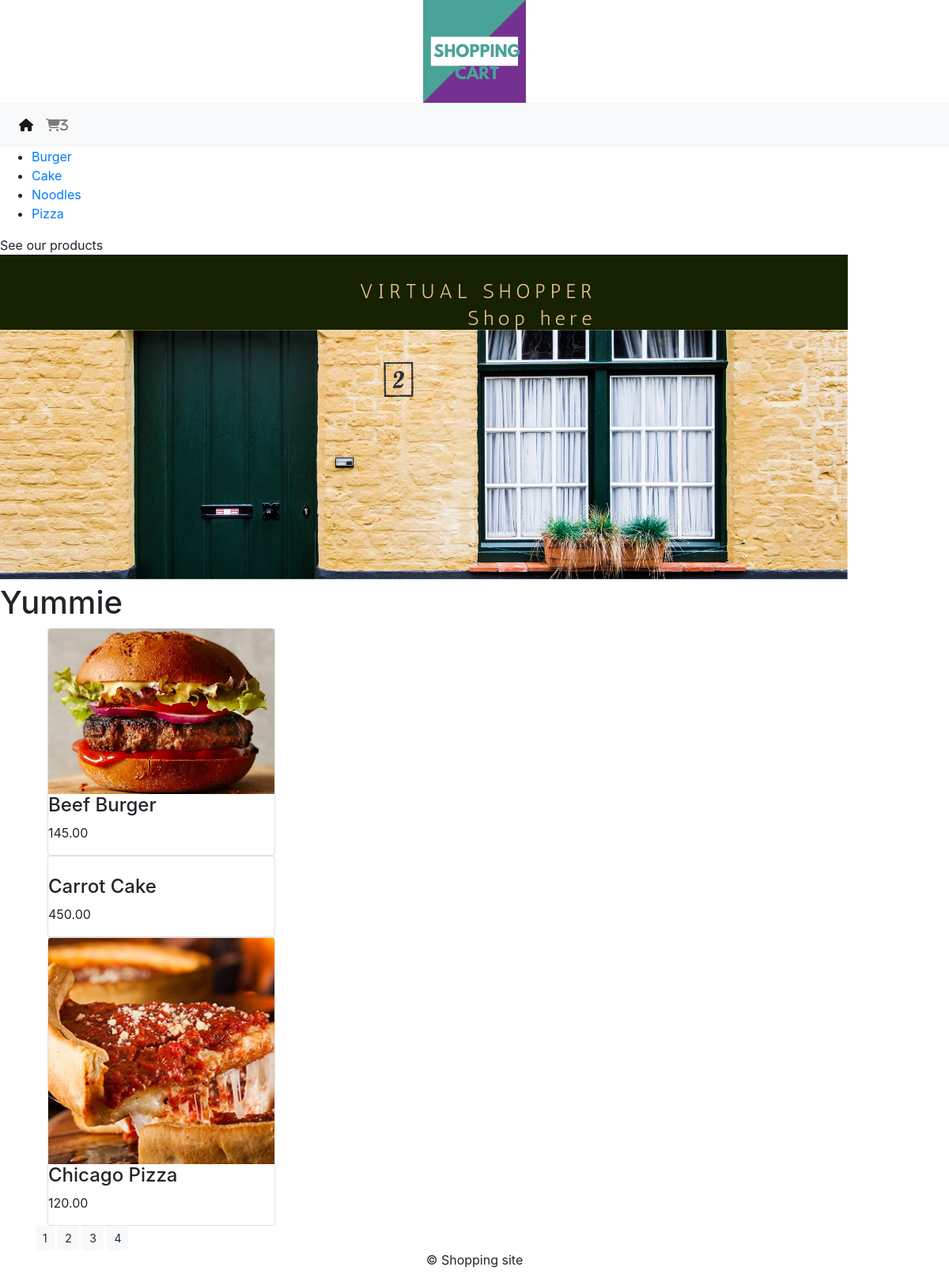
/Yummie/, run on the app's committed database.
### YummieApp/models.py (models this page shows, shortened)
class FoodCategory(models.Model):
    name=models.CharField(max_length=200,unique=True)
    slug=models.SlugField(max_length=200,unique=True)
    img=models.ImageField(upload_to='category',blank=True)
    class Meta:
        ordering=("name",)
        verbose_name="category"
        verbose_name_plural="categories"
    def get_url(self):
        return reverse("YummieApp:Products_by_Category",args=[self.slug])

class FoodProduct(models.Model):
    name=models.CharField(max_length=200,unique=True)
    slug=models.SlugField(max_length=200,unique=True)
    img=models.ImageField(upload_to='products',blank=True)
    category=models.ForeignKey(FoodCategory,on_delete=models.CASCADE)
    price=models.DecimalField(max_digits=10,decimal_places=2)
    stock=models.IntegerField()
    available=models.BooleanField(default=True)
    created=models.DateTimeField(auto_now=True)
    updated=models.DateTimeField(auto_now=True)
    class Meta:
        ordering=("name",)
        verbose_name="product"
        verbose_name_plural="products"
    def get_url(self):
        return reverse('YummieApp:ProdCatDetail',args=[self.category.slug,self.slug])

### YummieApp/views.py (the view)
# urls.py: path('',views.allProdCat,name='allProdCat'),
def allProdCat(request,c_slug=None):
    c_page=None
    products_list=None
    if c_slug!=None:
        c_page=get_object_or_404(FoodCategory,slug=c_slug)
        products_list=FoodProduct.objects.filter(category=c_page,available=True)
    else:
        products_list=FoodProduct.objects.all().filter(available=True)
    paginator=Paginator(products_list,3)
    try:
        page=int(request.GET.get('page','1'))
    except:
        page=1
    try:
        products=paginator.page(page)
    except(EmptyPage,InvalidPage):
        products=paginator.page(paginator.num_pages)
    return render(request,'category.html',{'category':c_page,'products':products})

### Cart/context_processors.py (called while the page is built)
def counter(request):
    item_count=0
    if 'admin' in request.path:
        return {}
    else:
        try:
            cart = Cart.objects.filter(cart_id=_cart_id(request))
            cart_items = CartItem.objects.all().filter(cart=cart[:1])
            for cart_item in cart_items:
                item_count += cart_item.quantity
        except Cart.DoesNotExist:
            item_count = 0
        return dict(item_count=item_count)

### Cart/views.py (called while the page is built)
def _cart_id(request):
    cart = request.session.session_key
    if not cart:
        cart = request.session.create()
        return cart

### YummieApp/context_processors.py (called while the page is built)
def menu_links(request):
    links=FoodCategory.objects.all()
    return dict(links=links)

### templates/category.html (shortened to what this page needs)
{% extends 'base.html' %}
{% load static %}
{% block content %}
{% block title %}
{% if category %}
{{category.name}}
{% else %}
See our products
{% endif %}
{% endblock %}
<div>
    {% if category %}
    <img src="{{category.img.url}}" alt="{{category.name}}">
</div><br>
<div>
    <h1>{{category.name}}</h1>
</div>
{% else %}
<div><img src="{% static 'img/banner.png' %}" alt=""></div>
<div>
    <h1>Yummie</h1>
</div>
{% endif %}
<div class="container">
    <div>
        {% for product in products %}
        <div class="col-9 col-sm-12 col-md-4 col-lg-4">
            <div class="card" style="width:18rem;">
                <a href="{{product.get_url}}"><img  class="card-img-top" src="{{product.img.url}}" alt=""></a>
                <div>
                    <h4>{{product.name}}</h4>
                    <p>{{product.price}}</p>
                </div>
            </div>
        </div>
        {% endfor %}
        <div>
        {% for pg in products.paginator.page_range %}
        <a href="?page={{pg}}" class="btn btn-light btn-sm {% if products.number == pg %}activate{% endif %}">{{pg}}</a>
        {% endfor %}
        </div>
    </div>
</div>
{% endblock %}

### templates/base.html (shortened to what this page needs)
{% load static %}
<!DOCTYPE html>
<html lang="en">
<head>
    <link rel="stylesheet" href="{% static 'css/bootstrap.min.css' %}">
</head>
<body>
<div>
    {% include 'header.html' %}
    {% include 'navbar.html' %}
    {% block content %}
    {% endblock %}
</div>
    {% include 'footer.html' %}
</body>
</html>

### templates/header.html
{% load static %}
<div>
    <center><img src="{% static 'img/yummielogo.png' %}" alt="logo"></center>
</div>

### templates/navbar.html (shortened to what this page needs)
<nav class="navbar navbar-expand-lg navbar-light bg-light">
  <div class="collapse navbar-collapse" id="navbarNavDropdown">
    <ul class="navbar-nav">
      <li class="nav-item active">
        <a class="nav-link" href="{% url 'YummieApp:allProdCat' %}"><i class="fas fa-home"></i> </a>
      </li>
        {% if item_count > 0 %}
      <li class="nav-item">
            <a class="nav-link" href="{% url 'Cart:cart_detail' %}"><i class="fas fa-shopping-cart">{{item_count}}</i></a>
      </li>
        {% endif %}
    </ul>
  </div>
</nav>
<nav>
    <ul>
        {% for cat in links %}
        <li><a href="{{cat.get_url}}">{{cat.name}}</a> </li>
        {% endfor %}
    </ul>
</nav>

### templates/footer.html
<div>
    <p class="text-center">
        &copy; Shopping site
    </p>
</div>

### data on the page
FoodCategory: name "Burger"
FoodCategory: name "Cake"
FoodCategory: name "Noodles"
FoodCategory: name "Pizza"
FoodProduct: img (picture), name "Beef Burger", price "145.00"
FoodProduct: name "Carrot Cake", price "450.00"
FoodProduct: img (picture), name "Chicago Pizza", price "120.00"

### other printed values
{{ item_count }} "3"
{{ pg }} "1" "2" "3" "4"
